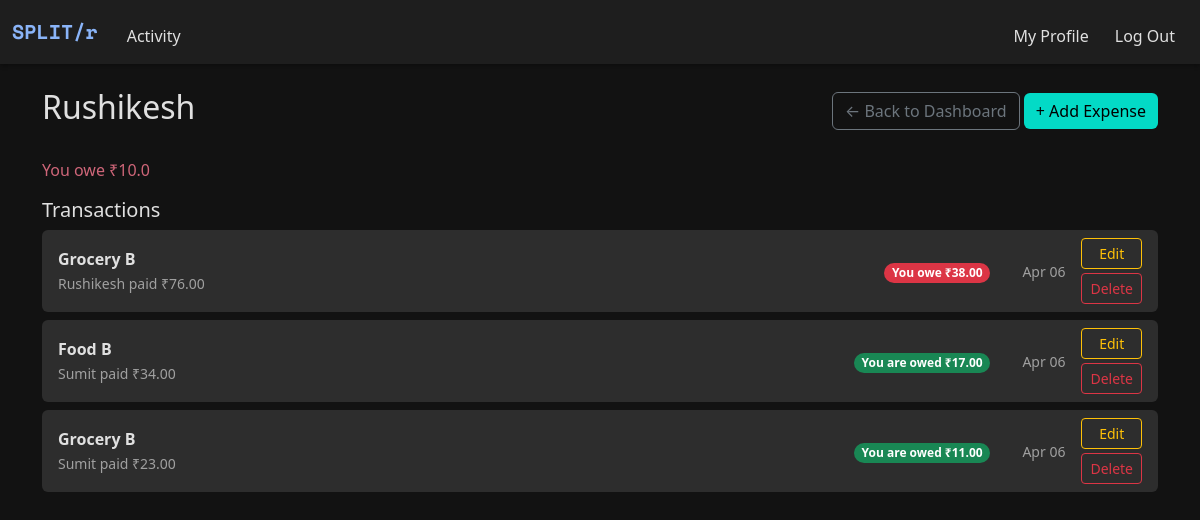
Before: /friend/1 (signed in) with the older database file.
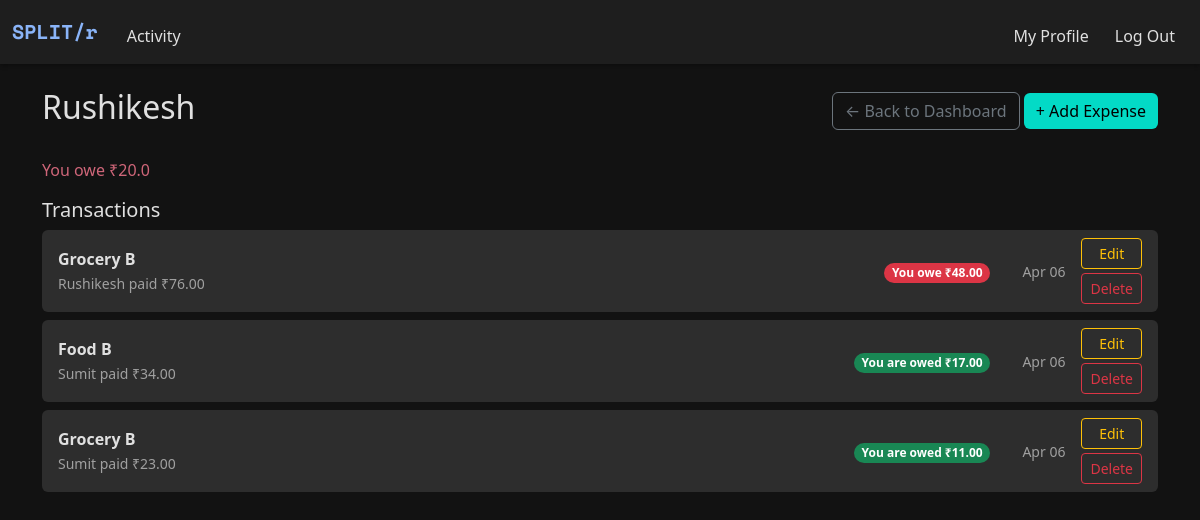
After: the same page with the newer database file.
### models.py (models this page shows)
class ExpenseSplit(db.Model):
    __tablename__ = "expense_split"
    id = db.Column(db.Integer, primary_key=True)
    expense_id = db.Column(db.Integer, db.ForeignKey("expenses.id"))
    user_id = db.Column(db.Integer, db.ForeignKey("users.id"))
    amount = db.Column(db.Float)

### app.py (the view)
@app.route("/friend/<int:friendship_id>")
@login_required
def friend_page(friendship_id):
    friendship = Friendship.query.get_or_404(friendship_id)
    current_user_id = session["user_id"]
    if not friendship.involves_user(current_user_id):
        flash("You do not have access to this friend.", "danger")
        return redirect("/")
    other_user = friendship.other_user(current_user_id)
    expenses = (
        Expense.query
        .filter_by(group_id=None)
        .filter(
            (Expense.paid_by_id == current_user_id) |
            (Expense.paid_by_id == other_user.id)
        )
        .order_by(Expense.timestamp.desc())
        .all()
    )
    filtered_expenses = []
    balance = 0.0
    for expense in expenses:
        user_ids_involved = {split.user_id for split in expense.splits}
        if {current_user_id, other_user.id}.issubset(user_ids_involved):
            filtered_expenses.append(expense)
            for split in expense.splits:
                if split.user_id == current_user_id:
                    balance -= split.amount
            if expense.paid_by_id == current_user_id:
                balance += expense.amount
    return render_template(
        "friend.html",
        friendship=friendship,
        other_user=other_user,
        expenses=filtered_expenses,
        balance=balance,
    )

### helper.py (called while the page is built)
def login_required(f):
    @wraps(f)
    def decorated_function(*args, **kwargs):
        if "user_id" not in session:
            flash("You must be logged in to view this page.", "danger")
            return redirect("/login")
        return f(*args, **kwargs)
    return decorated_function

### models.py (called while the page is built)
    def involves_user(self, user_id):
        return self.user1_id == user_id or self.user2_id == user_id

    def other_user(self, current_user_id):
        return self.user2 if self.user1_id == current_user_id else self.user1

### templates/friend.html (shortened to what this page needs)
{% extends "layout.html" %}
{% block main %}
<div class="container py-4">
    <div class="d-flex justify-content-between align-items-center mb-4">
        <h2>{{ other_user.name }}</h2>
        <div>
            <a href="/" class="btn btn-outline-secondary">← Back to Dashboard</a>
            <a href="{{ url_for('add_friend_expense', friendship_id=friendship.id) }}" class="btn btn-success">+ Add Expense</a>
        </div>
    </div>
    {% if balance < 0 %}
        <p class="text-danger-custom">You owe ₹{{ -balance | round(2) }}</p>
    {% elif balance > 0 %}
        <p class="text-success-custom">You are owed ₹{{ balance | round(2) }}</p>
    {% else %}
        <p class="text-muted-custom">All settled up!</p>
    {% endif %}
    <h5>Transactions</h5>
    {% if expenses %}
        <ul class="list-unstyled">
            {% for expense in expenses %}
                {% set is_payer = expense.paid_by_id == session["user_id"] %}
                {% set user_split = expense.splits | selectattr("user_id", "equalto", session["user_id"]) | list %}
                {% set you_owe = user_split[0].amount if user_split else 0 %}
                {% set payer_name = expense.paid_by.name if expense.paid_by else "Unknown" %}
                <li class="mb-2 px-3 py-2 rounded" style="background-color: var(--dark-tertiary);">
                    <div class="d-flex justify-content-between align-items-center">
                        <div class="flex-grow-1 me-3">
                            <strong>{{ expense.description }}</strong><br>
                            <small class="text-muted-custom">
                                {{ payer_name }} paid ₹{{ "%.2f"|format(expense.amount) }}
                            </small>
                        </div>
                        <div class="text-center mx-3">
                            {% if is_payer %}
                                <span class="badge bg-success rounded-pill">
                                    You are owed ₹{{ "%.2f"|format(expense.amount - you_owe) }}
                                </span>
                            {% else %}
                                <span class="badge bg-danger rounded-pill">
                                    You owe ₹{{ "%.2f"|format(you_owe) }}
                                </span>
                            {% endif %}
                        </div>
                        <small class="text-muted-custom ms-3" style="white-space: nowrap;">
                            {{ expense.timestamp.strftime('%b %d') }}
                        </small>
                        <div class="ms-3 d-flex flex-column">
                            <a href="{{ url_for('edit_friend_expense', friend_id=friendship.id, expense_id=expense.id) }}"
                               class="btn btn-outline-warning btn-sm mb-1">Edit</a>
                            <form action="{{ url_for('delete_friend_expense', friend_id=friendship.id, expense_id=expense.id) }}"
                                  method="POST" onsubmit="return confirm('Are you sure you want to delete this expense?');">
                                <button type="submit" class="btn btn-outline-danger btn-sm">Delete</button>
                            </form>
                        </div>
                    </div>
                </li>
            {% endfor %}
        </ul>
    {% else %}
        <p class="text-muted-custom">No expenses yet.</p>
    {% endif %}
</div>
{% endblock %}

Changed rows visible on the page:
removed ExpenseSplit: amount "38.00"
added ExpenseSplit: amount "48.00"
Other visible differences:
{{ balance | round(2) }}: "10.0" → "20.0"
